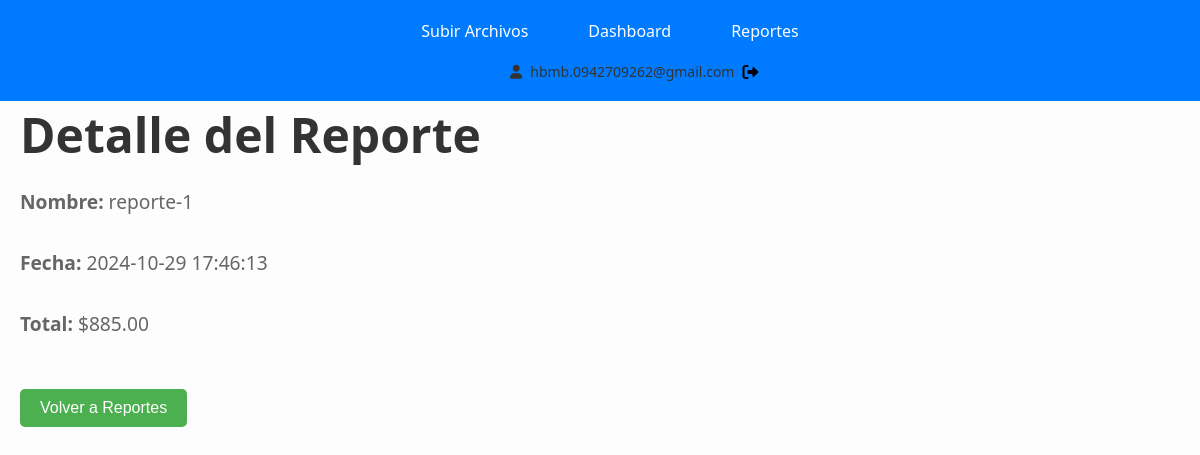
The page /reporte/1 (signed in) on the database its author committed.
### tables this page shows
CREATE TABLE reportes (
            id INTEGER PRIMARY KEY AUTOINCREMENT,
            user_id INTEGER NOT NULL,
            nombre TEXT NOT NULL,
            fecha TEXT NOT NULL,
            total REAL NOT NULL,
            FOREIGN KEY (user_id) REFERENCES usuarios (id)
        );

### app.py (the view)
@app.route('/reporte/<int:id>')
def ver_reporte(id):
    if 'user_id' not in session:
        return redirect(url_for('login'))
    conn = get_db_connection()
    reporte = conn.execute('SELECT * FROM reportes WHERE id = ?', (id,)).fetchone()
    conn.close()
    if reporte is None:
        flash("Reporte no encontrado.")
        return redirect(url_for('reportes_anteriores'))
    return render_template('ver_reporte.html', reporte=reporte)

### app.py (called while the page is built)
def get_db_connection():
    conn = sqlite3.connect('app.db')
    conn.row_factory = sqlite3.Row
    return conn

### templates/ver_reporte.html (shortened to what this page needs)
<!DOCTYPE html>
<html lang="es">
<head>
    <link rel="stylesheet" href="/static/styles.css">
    <link rel="stylesheet" href="https://cdnjs.cloudflare.com/ajax/libs/font-awesome/6.0.0-beta3/css/all.min.css">
   <nav class="navbar">
    <ul class="menu">
        <li><a href="/index">Subir Archivos</a></li>
        <li><a href="/dashboard">Dashboard</a></li>
        <li><a href="/reportes.anteriores">Reportes</a></li>
    </ul>
    <div class="user-info">
        <i class="fas fa-user"></i>
        <span>{{ session['user_email'] }}</span>
        <a href="/logout" class="logout-icon">
            <i class="fas fa-sign-out-alt"></i>
        </a>
    </div>
</nav>
</head>
<div class="container">
    <h1>Detalle del Reporte</h1>
    <p><strong>Nombre:</strong> {{ reporte['nombre'] }}</p>
    <p><strong>Fecha:</strong> {{ reporte['fecha'] }}</p>
    <p><strong>Total:</strong> ${{ "%.2f"|format(reporte['total']) }}</p>
    <button onclick="window.location.href='/reportes.anteriores'" class="back-button">Volver a Reportes</button>
</div>
</body>
</html>

### static/styles.css (style rules this page uses)
button, .btn-download, .btn-new-report, .btn-dashboard { display: inline-block; padding: 10px 20px; margin: 10px 0; border: none; border-radius: 5px; font-size: 16px; cursor: pointer; transition: all 0.3s ease; text-decoration: none; text-align: center; }
.navbar { position: fixed; top: 0; left: 0; width: 100%; background-color: #007bff; padding: 10px; text-align: center; z-index: 1000; }
.navbar ul { list-style-type: none; margin: 0; padding: 0; display: flex; justify-content: center; gap: 20px; }
.navbar ul li { display: inline; }
.navbar ul li a { color: white; text-decoration: none; padding: 10px 20px; display: inline-block; transition: background-color 0.3s; }
.menu { color: white; text-decoration: none; font-size: 16px; }
.container { max-width: 1200px; margin: 20px auto; padding: 0 20px; padding-top: 50px; }
h1 { font-size: 3em; color: #333; margin-bottom: 20px; }
p { font-size: 1.2em; color: #666; margin-bottom: 30px; max-width: 600px; line-height: 1.6; }
.user-info { position: relative; top: 15%; left: 40%; display: flex; align-items: center; gap: 8px; font-size: 14px; color: #333; padding: 10px 20px; border-radius: 6px; z-index: 1000; }
.logout-icon { display: flex; align-items: center; color: #000000; text-decoration: none; gap: 4px; }
.logout-icon i { font-size: 16px; }
.back-button { background-color: #4CAF50; color: white; padding: 10px 20px; border: none; border-radius: 5px; cursor: pointer; font-size: 16px; margin-top: 20px; }

### rows shown on the page
reportes: nombre "reporte-1", fecha "2024-10-29 17:46:13", total "885.00"

### other values the page prints
{{ session['user_email'] }} "hbmb.0942709262@gmail.com"
